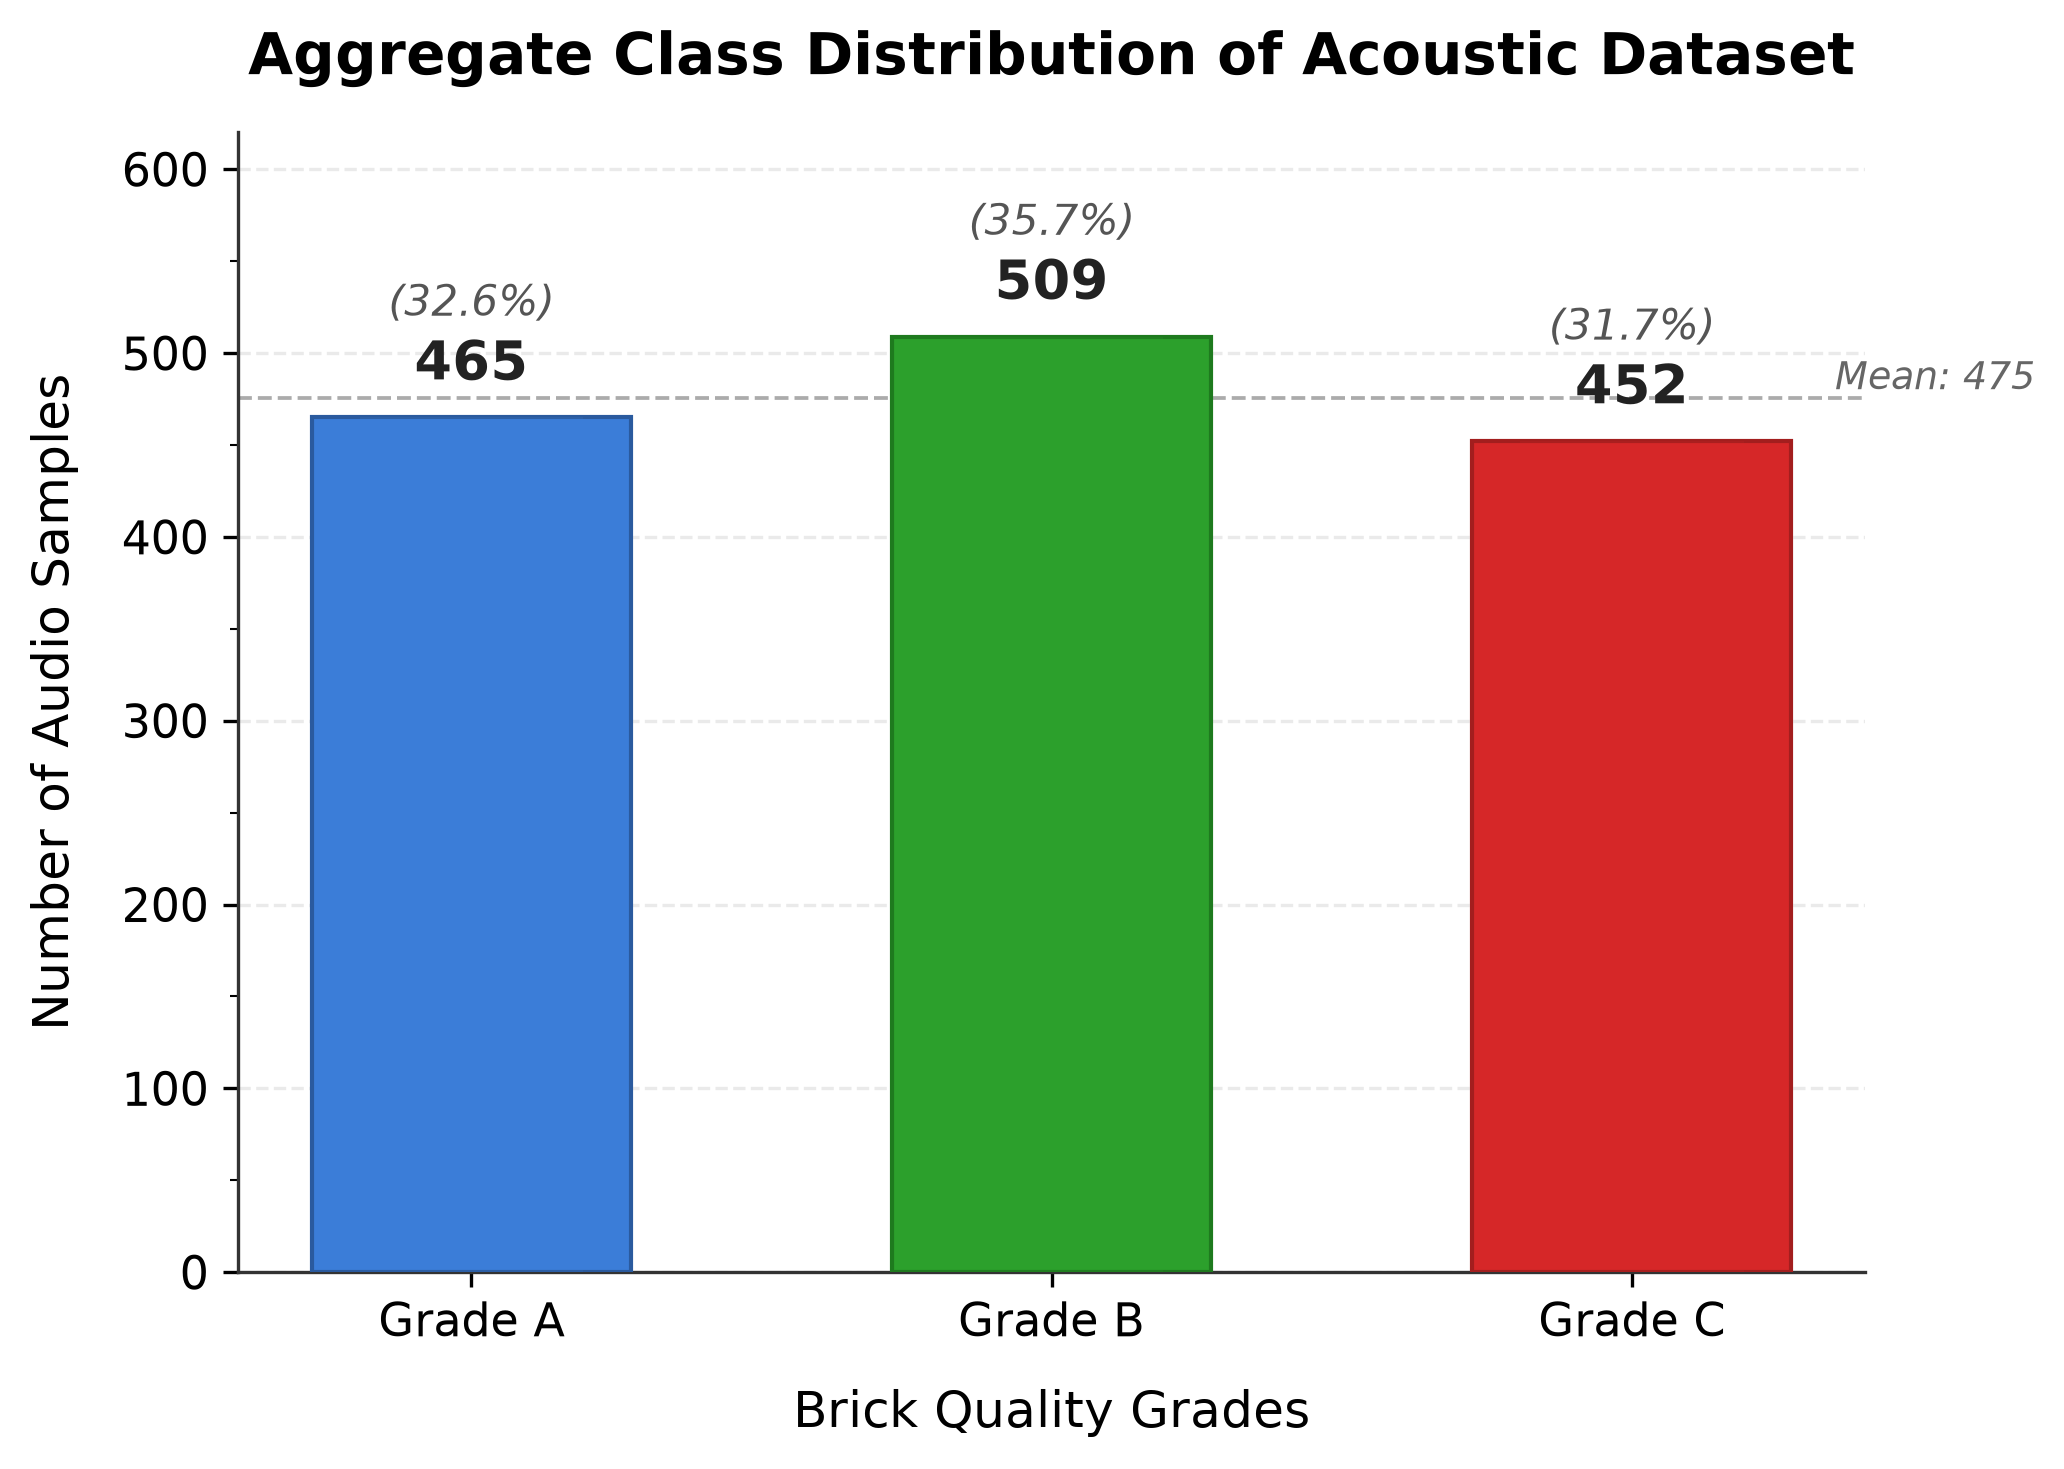

Write the Python code that produced this figure.
"""
barchart.py — Class Distribution Bar Chart

Generates a publication-ready bar chart showing the aggregate class
distribution of the acoustic brick-impact dataset.

Usage:
  python figures/barchart.py
"""

import os
import matplotlib
matplotlib.use("Agg")
import matplotlib.pyplot as plt
import matplotlib.ticker as ticker
import numpy as np

FIGURES_DIR = os.path.dirname(os.path.abspath(__file__))

# ── Data ───────────────────────────────────────────────────────────────────
grades = ["Grade A", "Grade B", "Grade C"]
counts = [465, 509, 452]
percentages = [32.6, 35.7, 31.7]

# ── Style ──────────────────────────────────────────────────────────────────
plt.rcParams.update({
    "font.family": "sans-serif",
    "font.sans-serif": ["DejaVu Sans", "Arial", "Helvetica"],
    "axes.labelsize": 12,
    "axes.titlesize": 14,
    "xtick.labelsize": 11,
    "ytick.labelsize": 11,
    "axes.edgecolor": "#333333",
    "axes.linewidth": 0.8,
    "ytick.major.width": 0.8,
    "ytick.minor.width": 0.5,
})

# ── Colors ─────────────────────────────────────────────────────────────────
colors = ["#3B7DD8", "#2CA02C", "#D62728"]  # blue, green, red
edge_colors = ["#2A5A9E", "#1E7A1E", "#A31E1E"]

fig, ax = plt.subplots(figsize=(7, 5))

bars = ax.bar(
    grades, counts,
    color=colors, edgecolor=edge_colors, linewidth=1.0,
    width=0.55, zorder=3,
)

# Gradient-like effect: slight inner glow via a lighter inner bar
for bar, c in zip(bars, colors):
    inner = plt.Rectangle(
        (bar.get_x() + bar.get_width() * 0.15, 0),
        bar.get_width() * 0.7,
        bar.get_height(),
        facecolor=c, alpha=0.15, edgecolor="none", zorder=4,
    )
    ax.add_patch(inner)

# ── Annotations ────────────────────────────────────────────────────────────
for bar, count, pct in zip(bars, counts, percentages):
    x = bar.get_x() + bar.get_width() / 2
    y = bar.get_height()
    ax.annotate(
        f"{count}",
        xy=(x, y), xytext=(0, 6),
        textcoords="offset points",
        ha="center", va="bottom",
        fontsize=13, fontweight="bold", color="#222222",
    )
    ax.annotate(
        f"({pct}%)",
        xy=(x, y), xytext=(0, 22),
        textcoords="offset points",
        ha="center", va="bottom",
        fontsize=10, color="#555555", fontstyle="italic",
    )

# ── Mean line ──────────────────────────────────────────────────────────────
mean_val = np.mean(counts)
ax.axhline(mean_val, color="#888888", linestyle="--", linewidth=0.9, zorder=2, alpha=0.7)
ax.annotate(
    f"Mean: {mean_val:.0f}",
    xy=(2.35, mean_val + 5),
    fontsize=9, color="#666666", fontstyle="italic",
)

# ── Axes ───────────────────────────────────────────────────────────────────
ax.set_ylabel("Number of Audio Samples", labelpad=10)
ax.set_xlabel("Brick Quality Grades", labelpad=10)
ax.set_title(
    "Aggregate Class Distribution of Acoustic Dataset",
    fontsize=14, fontweight="bold", pad=14,
)

ax.set_ylim(0, 620)
ax.yaxis.set_major_locator(ticker.MultipleLocator(100))
ax.yaxis.set_minor_locator(ticker.MultipleLocator(50))
ax.yaxis.grid(True, linestyle="--", alpha=0.4, color="#cccccc", zorder=0)
ax.set_axisbelow(True)

# Remove top and right spines
ax.spines["top"].set_visible(False)
ax.spines["right"].set_visible(False)

# ── Save ───────────────────────────────────────────────────────────────────
plt.tight_layout()
out_path = os.path.join(FIGURES_DIR, "barchart.png")
fig.savefig(out_path, dpi=300, bbox_inches="tight", facecolor="white")
plt.close(fig)
print(f"Saved: {out_path}")
